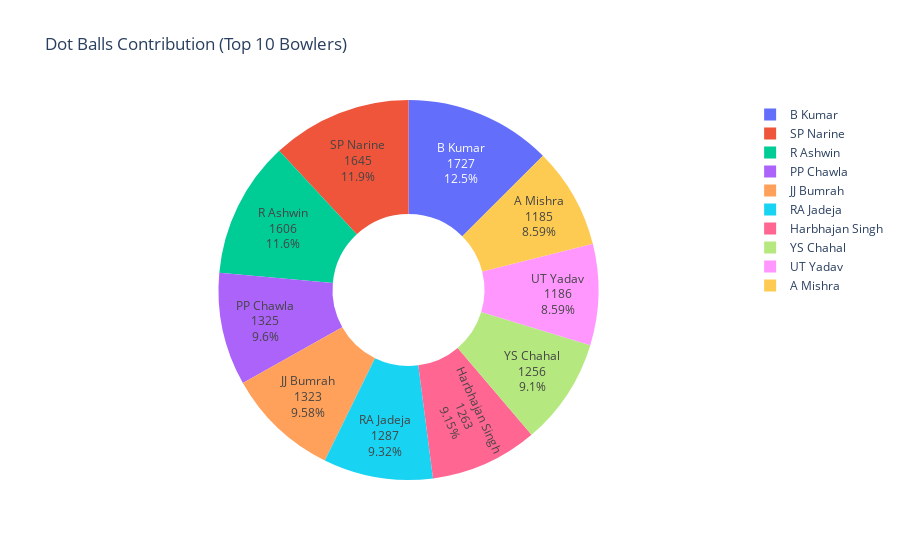

Notebook code cell kept with this figure:
### Code cell
# Dot Balls by Bowler - Donut Chart with number + percent(Plotly)
fig = px.pie(
    dfs["Dot Balls by Bowler"],
    values='dot_balls',
    names='bowler',
    hole=0.4,
    title="Dot Balls Contribution (Top 10 Bowlers)",
)

fig.update_traces(
    textposition='inside',
    textinfo='label+value+percent'
)
fig.update_layout(showlegend=True)
fig.show()

### Figure 1 — Plotly figure (JSON) as saved in the notebook; plotly's stock layout.template omitted (floating-point values rounded to 4 significant figures)
{"data": [{"domain": {"x": [0, 1], "y": [0, 1]}, "hole": 0.4, "hovertemplate": "bowler=%{label}<br>dot_balls=%{value}<extra></extra>", "labels": ["B Kumar", "SP Narine", "R Ashwin", "PP Chawla", "JJ Bumrah", "RA Jadeja", "Harbhajan Singh", "YS Chahal", "UT Yadav", "A Mishra"], "legendgroup": "", "name": "", "showlegend": true, "textinfo": "label+value+percent", "textposition": "inside", "type": "pie", "values": [1727, 1645, 1606, 1325, 1323, 1287, 1263, 1256, 1186, 1185]}], "layout": {"legend": {"tracegroupgap": 0}, "showlegend": true, "title": {"text": "Dot Balls Contribution (Top 10 Bowlers)"}}}
